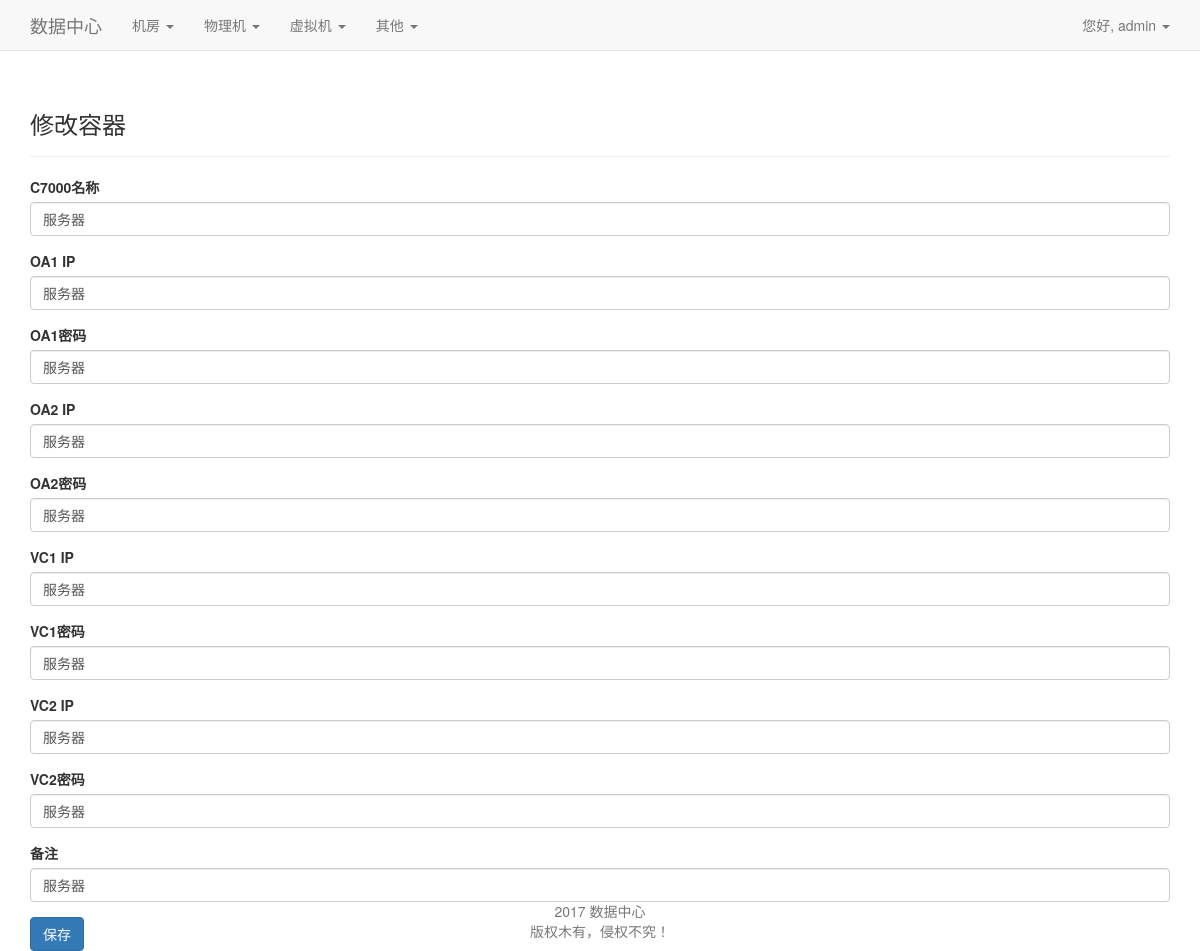
The page /container_edit/1/ (signed in) on the database its author committed.
### yto_cmdb/models.py (models this page shows, shortened)
class container(models.Model):
    container_name=models.CharField(max_length=200)
    oa1=models.CharField(max_length=200,unique=True)
    oa1_pass=models.CharField(max_length=200)
    oa2 = models.CharField(max_length=200,unique=True)
    oa2_pass=models.CharField(max_length=200)
    vc1 = models.CharField(max_length=200,unique=True)
    vc1_pass=models.CharField(max_length=200)
    vc2 = models.CharField(max_length=200,unique=True)
    vc2_pass=models.CharField(max_length=200)
    other=models.CharField(max_length=200)
    date_added = models.DateTimeField(auto_now_add=True)

### yto_cmdb/views.py (the view)
# urls.py: url(r'^container_edit/(?P<item_id>\d+)/$', views.container_edit, name='container_edit'),
@permission_required('yto_cmdb.delete_container', 'yto_cmdb.add_container','yto_cmdb.change_container')
@login_required()
def container_edit(request, item_id):
    entry = container.objects.get(id=item_id)
    if request.method != 'POST':
        form = ContainerForm(instance=entry)
    else:
        form = ContainerForm(instance=entry, data=request.POST)
        if form.is_valid():
            form.save()
            return HttpResponseRedirect(reverse('yto_cmdb:container_items'))
    content = {'entry': entry, 'form': form}
    return render(request, 'yto_cmdb/container/edit_item.html', content)

### yto_cmdb/forms.py
class ContainerForm(forms.ModelForm):
    class Meta:
        model = container
        fields = ['container_name', 'oa1', 'oa1_pass', 'oa2', 'oa2_pass', 'vc1', 'vc1_pass', 'vc2', 'vc2_pass', 'other']
        labels = {'container_name': 'C7000名称', 'oa1': 'OA1 IP', 'oa1_pass': 'OA1密码', 'oa2': 'OA2 IP',
                  'oa2_pass': 'OA2密码', 'vc1': 'VC1 IP', 'vc1_pass': 'VC1密码', 'vc2': 'VC2 IP', 'vc2_pass': 'VC2密码',
                  'other': '备注'}

### yto_cmdb/templates/yto_cmdb/container/edit_item.html (shortened to what this page needs)
{% extends 'yto_cmdb/base.html' %}
{% load bootstrap3 %}
{% block header %}
    <h3>修改容器</h3>
{% endblock %}
{% block content %}
    <form action="{% url 'yto_cmdb:container_edit' entry.id %}" method="post" class="form">
        {% bootstrap_form form %}
        {% buttons %}
            <button name="submit" class="btn btn-primary">保存</button>
        {% endbuttons %}
    </form>
{% endblock %}

### yto_cmdb/templates/yto_cmdb/base.html (shortened to what this page needs)
{% load bootstrap3 %}
<!DOCTYPE html>
<html lang="en">
<head>
    {% bootstrap_css %}
</head>
<body>
<nav class="navbar navbar-default navbar-static-top">
    <div class="container">
        <div class="navbar-header">
            <a class="navbar-brand" href="{% url 'yto_cmdb:index' %}">数据中心</a>
        </div>
        <div id="navbar" class="navbar-collapse collapse">
            {% if perms.yto_cmdb %}
                <ul class="nav navbar-nav">
                <li class="dropdown">
                    <a href="#" class="dropdown-toggle" data-toggle="dropdown">
                        机房
                        <b class="caret"></b>
                    </a>
                </li>
                <li class="dropdown">
                    <a href="#" class="dropdown-toggle" data-toggle="dropdown">
                        物理机
                        <b class="caret"></b>
                    </a>
                </li>
                <li class="dropdown">
                    <a href="#" class="dropdown-toggle" data-toggle="dropdown">
                        虚拟机
                        <b class="caret"></b>
                    </a>
                </li>
                <li class="dropdown">
                    <a href="#" class="dropdown-toggle" data-toggle="dropdown">
                        其他
                        <b class="caret"></b>
                    </a>
                </li>
            {% endif %}
            </ul>
            <ul class="nav navbar-nav navbar-right ">
                {% if user.is_authenticated %}
                    <li class="dropdown">
                        <a href="#" class="dropdown-toggle" data-toggle="dropdown">
                            您好, {{ user.username }}
                            <b class="caret"></b>
                        </a>
                    </li>
                {% else %}
                    <li><a href="{% url 'users:register' %}">注册</a></li>
                    <li><a href="{% url 'users:login' %}">登陆</a></li> {% endif %}
            </ul>
        </div>
    </div>
</nav>
<div class="container">
    <div class="page-header">
        {% block header %}{% endblock header %}
    </div>
    <div>
        {% block content %}{% endblock content %}
    </div>
</div>
<div id="footer" class="container">
    <nav class="navbar navbar-fixed-bottom">
        <p class="text-muted credit" align="center">
            2017 数据中心<br>
            版权木有，侵权不究！
        </p>
    </nav>
</div>
</body>
</html>

### rows shown on the page
container: container_name "服务器", oa1 "服务器", oa1_pass "服务器", oa2 "服务器", oa2_pass "服务器", vc1 "服务器", vc1_pass "服务器", vc2 "服务器", vc2_pass "服务器", other "服务器"

### other values the page prints
{{ user.username }} "admin"
